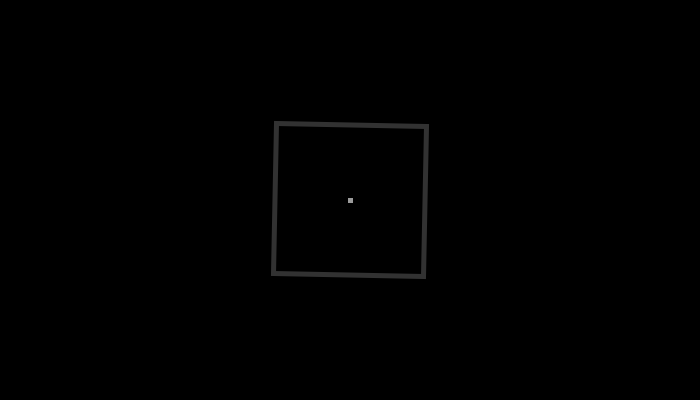
Frame 1 (no input)
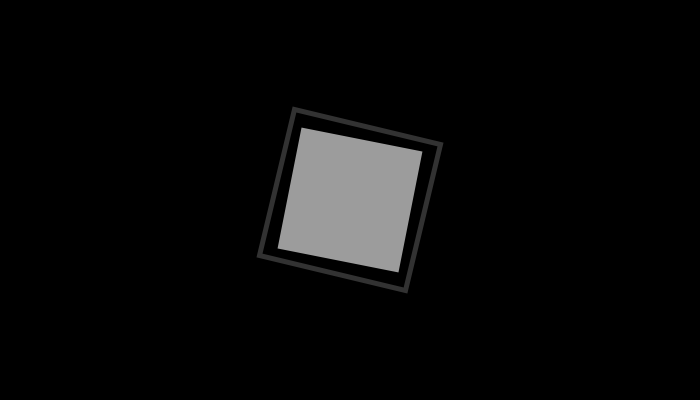
Frame 60 (the mouse pressed at the canvas centre just before this capture)
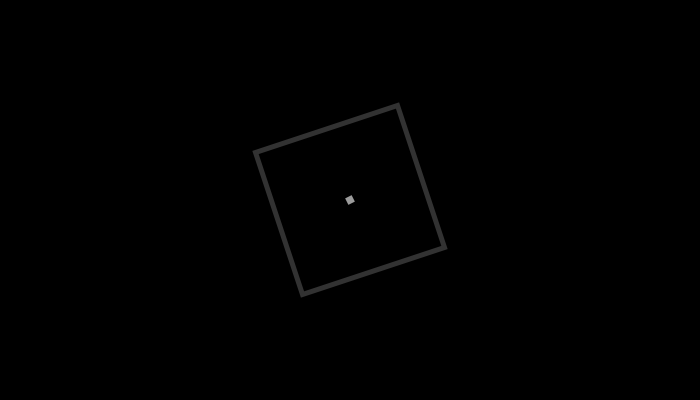
Frame 120 (the mouse held since frame 60 and released just before this capture)

The Processing sketch that drew these frames (run headless with seeded random() and noise(); from frame 60 on, the mouse is pressed at the canvas centre):

// Processing sketch: processing_37932
// ── processing_37932.pde

float incr = 0.02;
float rot = PI/2;
int x = 0;

void setup() {
  size(700, 400);
  background(255);
}

void draw() {
  pushMatrix();
  background(0);
  stroke(255);
  fill(255);
  strokeWeight(5);
  translate(width/2, height/2);
  rotate(rot);
  rectMode(CENTER);  
  rect(0, 0, x, x);
  popMatrix();
  rot = rot + incr;

  incr = dist(mouseX, mouseY, width/2, height/2)/10000;

  rect2();

  if (mousePressed == true) {
    if (x<400) {
      x = x+2;
    }
  }
  else {
    if (x>-400) {
      x = x-2;
    }
  }
}

void rect2() {
  int x = 150;

  pushMatrix();
  stroke(50);
  fill(0, 99);
  strokeWeight(5);
  translate(width/2, height/2);
  rotate(rot);
  rectMode(CENTER);  
  rect(0, 0, x, x);
  popMatrix();
  rot = rot - 0.01;
}
